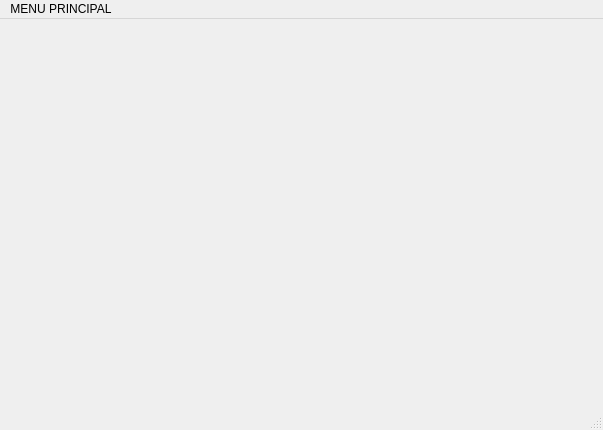
<?xml version="1.0" encoding="UTF-8"?>
<ui version="4.0">
 <class>MainWindow</class>
 <widget class="QMainWindow" name="MainWindow">
  <property name="geometry">
   <rect>
    <x>0</x>
    <y>0</y>
    <width>603</width>
    <height>430</height>
   </rect>
  </property>
  <property name="windowTitle">
   <string>MainWindow</string>
  </property>
  <widget class="QWidget" name="centralwidget"/>
  <widget class="QMenuBar" name="menubar">
   <property name="geometry">
    <rect>
     <x>0</x>
     <y>0</y>
     <width>603</width>
     <height>33</height>
    </rect>
   </property>
   <widget class="QMenu" name="menuMENU_PRINCIPAL">
    <property name="title">
     <string>MENU PRINCIPAL</string>
    </property>
    <addaction name="actionPSP_1"/>
    <addaction name="actionPSP_2"/>
    <addaction name="actionPSP_3"/>
    <addaction name="actionPSP_4"/>
    <addaction name="separator"/>
    <addaction name="actionSALIR"/>
   </widget>
   <addaction name="menuMENU_PRINCIPAL"/>
  </widget>
  <widget class="QStatusBar" name="statusbar"/>
  <action name="actionPSP_1">
   <property name="text">
    <string>PSP 1</string>
   </property>
  </action>
  <action name="actionPSP_2">
   <property name="text">
    <string>PSP 2</string>
   </property>
  </action>
  <action name="actionPSP_3">
   <property name="text">
    <string>PSP 3</string>
   </property>
  </action>
  <action name="actionPSP_4">
   <property name="text">
    <string>PSP 4</string>
   </property>
  </action>
  <action name="actionSALIR">
   <property name="text">
    <string>SALIR</string>
   </property>
  </action>
 </widget>
 <resources/>
 <connections/>
</ui>
